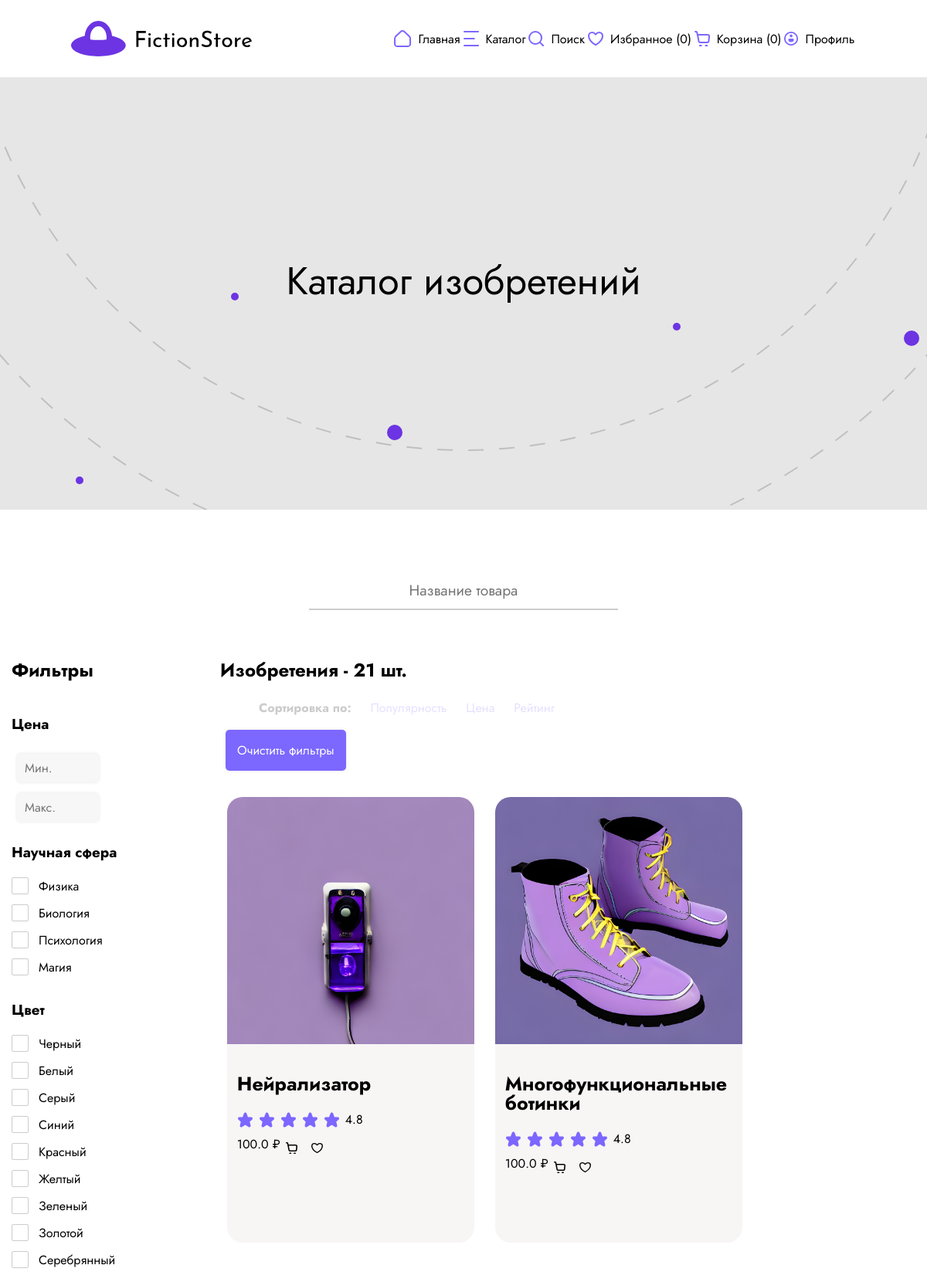
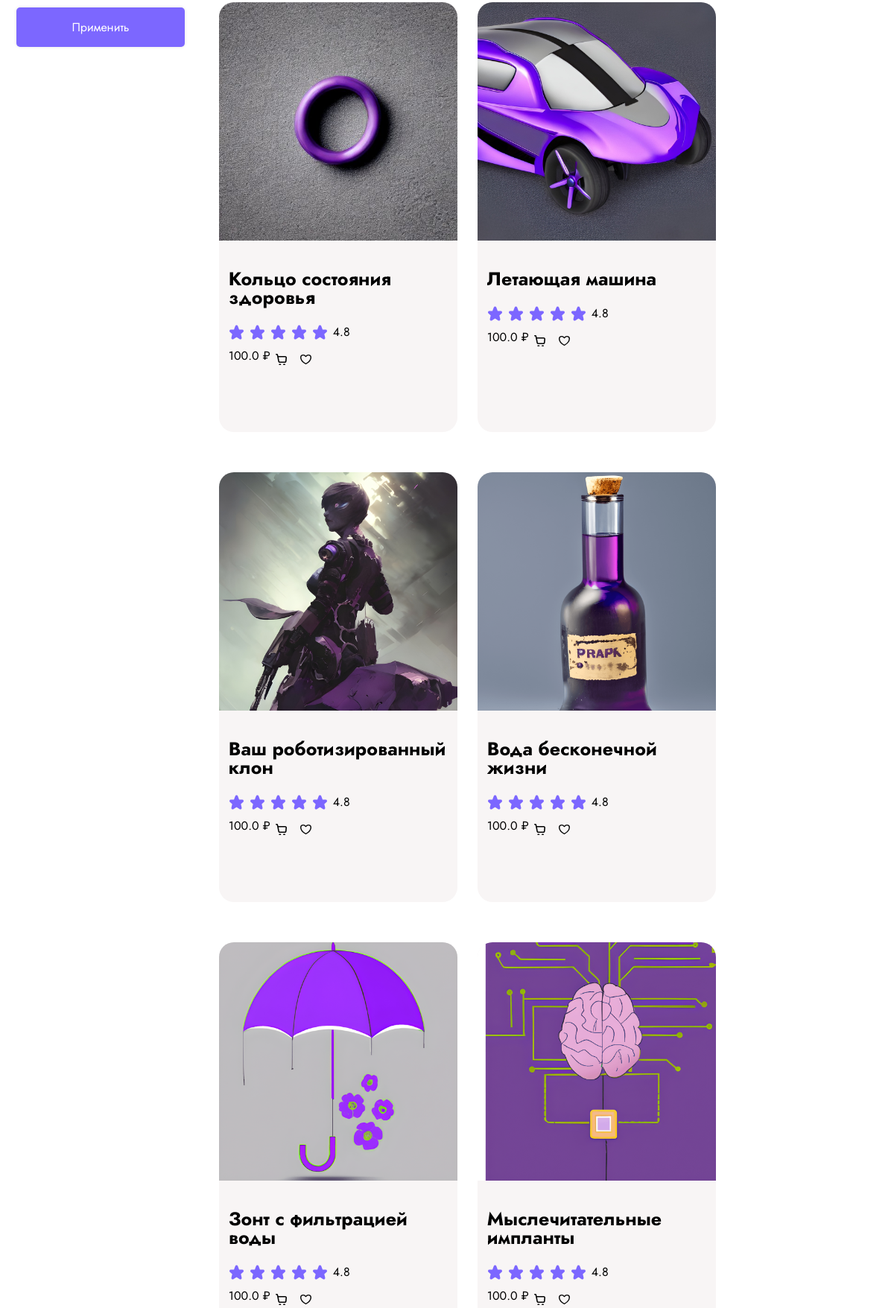
/catalog (upper part), run on the app's committed database (2 pictures, top to bottom).
### app/models.py (models this page shows)
class Item(db.Model):
    __tablename__ = "item"
    id              = db.Column(db.Integer, primary_key=True)
    title           = db.Column(db.String(100), nullable=False)
    price           = db.Column(db.Float, nullable=False)
    description     = db.Column(db.String(1000), nullable=False)
    images          = db.Column(db.JSON) # [ "str", ... ]
    colors          = db.Column(db.JSON) # [ "str", ... ]
    science         = db.Column(db.JSON) # [ "str", ... ]
    comments        = db.relationship("Comment", backref="item")

### app/controllers.py (the view)
@app.route('/catalog', methods=['GET', 'POST'])
def catalog():
    search = request.args.get('search')
    items = db.session.query(Item).filter(Item.title == search[0].upper()+search[1:].lower()).all() \
            if search else db.session.query(Item).all()
    if filter_sci := request.args.getlist('sci'):
        items = [item for item in items for sci in filter_sci if sci in item.science]
    if filter_color := request.args.getlist('color'):
        items = [item for item in items for color in filter_color if color in item.colors]
    if (filter_price_from := request.args.get('price_from')):
        items = [item for item in items if item.price >= int(filter_price_from)]
    if (filter_price_to := request.args.get('price_to')):
        items = [item for item in items if item.price <= int(filter_price_to)]
    favs_len, basket_len = favs_basket_len(authToken(request), request.cookies)
    return render_template('catalog.html', favs_len=favs_len,
                           basket_len=basket_len, items=items, search=search)

### app/controllers.py (called while the page is built)
def authToken(request):
    token = request.cookies.get('token')
    if token and (user := db.session.query(User).filter_by(token=token).first()):
        return user
    return False

def favs_basket_len(user, cookies):
    if user:
        return len(user.favourites), len(user.basket)
    return len(cookies.get('favourites') or "")//2, len(cookies.get('basket') or "")//2

### app/templates/catalog.html (shortened to what this page needs)
{% extends 'base.html' %}
{% block content %}
<main>
    <h1>Каталог изобретений</h1>
</main>
<form class="catalogue-search">
    {% if search %}
    <input type="text" method="GET" name="search" placeholder="Название товара" value="{{ search }}">
    {% else %}
    <input type="text" method="GET" name="search" placeholder="Название товара">
    {% endif %}
</form>
<div class="types">
    <form class="aside" method="GET">
        <h2>Фильтры</h2>
        <h3>Цена</h3>
        <div class="container">
            <div class="textrange-fields">
                <input style="width: 36%" class="textrange-field" name="price_from" type="text" id="minprice" placeholder="Мин.">
                <input style="width: 36%" class="textrange-field" name="price_to" type="text" id="maxprice" placeholder="Макс.">
            </div>
        </div>
        <h3>Научная сфера</h3>
        <div>
            <label id="physics" class="checkbox">
                <span class="checkmark"></span>
                Физика
            </label>
            <label id="biology" class="checkbox">
                <span class="checkmark"></span>
                Биология
            </label>
            <label id="psycho" class="checkbox">
                <span class="checkmark"></span>
                Психология
            </label>
            <label id="magic" class="checkbox">
                <span class="checkmark"></span>
                Магия
            </label>
        </div>
        <h3>Цвет</h3>
        <div>
            <label id="black" class="checkbox">
                <span class="checkmark"></span>
                Черный
            </label>
            <label id="white" class="checkbox">
                <span class="checkmark"></span>
                Белый
            </label>
            <label id="grey" class="checkbox">
                <span class="checkmark"></span>
                Серый
            </label>
            <label id="blue" class="checkbox">
                <span class="checkmark"></span>
                Синий
            </label>
            <label id="red" class="checkbox">
                <span class="checkmark"></span>
                Красный
            </label>
            <label id="yellow" class="checkbox">
                <span class="checkmark"></span>
                Желтый
            </label>
            <label id="green" class="checkbox">
                <span class="checkmark"></span>
                Зеленый
            </label>
            <label id="gold" class="checkbox">
                <span class="checkmark"></span>
                Золотой
            </label>
            <label id="silver" class="checkbox">
                <span class="checkmark"></span>
                Серебрянный
            </label>
        </div>
        <button style="margin-top: 15px" class="itemcomm_submit" type="submit" name="search" value="{% if search %}{{ search }}{% endif %}">Применить</button>
    </form>
    <div class="catalog">
        <h2>Изобретения - {{ items|length }} шт.</h2>
        <ul class="sortby" style="opacity: 0.2" title="Не реализовано">
            <li style="font-weight: 700">Сортировка по:</li>
            <li><a href="">Популярность</a></li>
            <li><a href="">Цена</a></li>
            <li><a href="">Рейтинг</a></li>
        </ul>
        <div class="params">
            <button class="itemcomm_submit" onclick="location.href='/catalog'">Очистить фильтры</button>
        </div>
        <section>
            <div class="gallery">
                {% for item in items %}
                    <div class="card">
                        <a href="product?id={{ item.id }}">
                            <img src="/static/img/items/{{ item.images.0 }}" alt="">
                        </a>
                        <div>
                            <a href="product?id={{ item.id }}">
                                <h4>{{ item.title }}</h4>
                            </a>
                            <span class="stars">
                                <img src="static/img/gui/star.svg" alt="">
                                <img src="static/img/gui/star.svg" alt="">
                                <img src="static/img/gui/star.svg" alt="">
                                <img src="static/img/gui/star.svg" alt="">
                                <img src="static/img/gui/star.svg" alt="">
                                <p>4.8</p>
                            </span>
                            <span>
                                <div class="price">
                                    <p>{{ item.price }} &#8381;</p>
                                </div>
                                <div class="icons">
                                    <a href='#'> <img src="static/img/gui/telega_small.svg" alt=""> </a>
                                    <a href='#'><img src="static/img/gui/favourite_small.svg" alt=""> </a>
                                </div>
                            </span>
                        </div>
                    </div>
                {% endfor %}
            </div>
        </section>
    </div>
</div>
{% endblock %}

### data on the page
Item: shows a picture, title "Нейрализатор", price "100.0"
Item: shows a picture, title "Многофункциональные ботинки", price "100.0"
Item: shows a picture, title "Кольцо состояния здоровья", price "100.0"
Item: shows a picture, title "Летающая машина", price "100.0"
Item: shows a picture, title "Ваш роботизированный клон", price "100.0"
Item: shows a picture, title "Вода бесконечной жизни", price "100.0"
Item: shows a picture, title "Зонт с фильтрацией воды", price "100.0"
Item: shows a picture, title "Мыслечитательные импланты", price "100.0"

### other printed values
{{ favs_len }} "0"
{{ basket_len }} "0"
{{ items|length }} "21"
